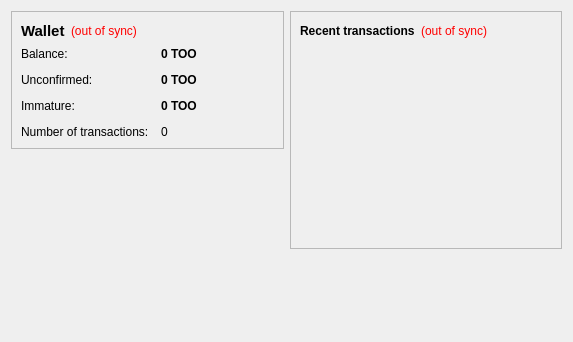
<?xml version="1.0" encoding="UTF-8"?>
<ui version="4.0">
 <class>OverviewPage</class>
 <widget class="QWidget" name="OverviewPage">
  <property name="geometry">
   <rect>
    <x>0</x>
    <y>0</y>
    <width>573</width>
    <height>342</height>
   </rect>
  </property>
  <property name="windowTitle">
   <string>Form</string>
  </property>
  <layout class="QHBoxLayout" name="horizontalLayout" stretch="1,1">
   <item>
    <layout class="QVBoxLayout" name="verticalLayout_2">
     <item>
      <widget class="QFrame" name="frame">
       <property name="frameShape">
        <enum>QFrame::StyledPanel</enum>
       </property>
       <property name="frameShadow">
        <enum>QFrame::Raised</enum>
       </property>
       <layout class="QVBoxLayout" name="verticalLayout_4">
        <item>
         <layout class="QHBoxLayout" name="horizontalLayout_4">
          <item>
           <widget class="QLabel" name="label_5">
            <property name="font">
             <font>
              <pointsize>11</pointsize>
              <weight>75</weight>
              <bold>true</bold>
             </font>
            </property>
            <property name="text">
             <string>Wallet</string>
            </property>
           </widget>
          </item>
          <item>
           <widget class="QLabel" name="labelWalletStatus">
            <property name="toolTip">
             <string>The displayed information may be out of date. Your wallet automatically synchronizes with the TooCoin network after a connection is established, but this process has not completed yet.</string>
            </property>
            <property name="styleSheet">
             <string notr="true">QLabel { color: red; }</string>
            </property>
            <property name="text">
             <string notr="true">(out of sync)</string>
            </property>
            <property name="alignment">
             <set>Qt::AlignLeading|Qt::AlignLeft|Qt::AlignVCenter</set>
            </property>
           </widget>
          </item>
          <item>
           <spacer name="horizontalSpacer_2">
            <property name="orientation">
             <enum>Qt::Horizontal</enum>
            </property>
            <property name="sizeHint" stdset="0">
             <size>
              <width>40</width>
              <height>20</height>
             </size>
            </property>
           </spacer>
          </item>
         </layout>
        </item>
        <item>
         <layout class="QFormLayout" name="formLayout_2">
          <property name="fieldGrowthPolicy">
           <enum>QFormLayout::AllNonFixedFieldsGrow</enum>
          </property>
          <property name="horizontalSpacing">
           <number>12</number>
          </property>
          <property name="verticalSpacing">
           <number>12</number>
          </property>
          <item row="0" column="0">
           <widget class="QLabel" name="label">
            <property name="text">
             <string>Balance:</string>
            </property>
           </widget>
          </item>
          <item row="0" column="1">
           <widget class="QLabel" name="labelBalance">
            <property name="font">
             <font>
              <weight>75</weight>
              <bold>true</bold>
             </font>
            </property>
            <property name="cursor">
             <cursorShape>IBeamCursor</cursorShape>
            </property>
            <property name="toolTip">
             <string>Your current balance</string>
            </property>
            <property name="text">
             <string notr="true">0 TOO</string>
            </property>
            <property name="textInteractionFlags">
             <set>Qt::LinksAccessibleByMouse|Qt::TextSelectableByKeyboard|Qt::TextSelectableByMouse</set>
            </property>
           </widget>
          </item>
          <item row="1" column="0">
           <widget class="QLabel" name="label_3">
            <property name="text">
             <string>Unconfirmed:</string>
            </property>
           </widget>
          </item>
          <item row="1" column="1">
           <widget class="QLabel" name="labelUnconfirmed">
            <property name="font">
             <font>
              <weight>75</weight>
              <bold>true</bold>
             </font>
            </property>
            <property name="cursor">
             <cursorShape>IBeamCursor</cursorShape>
            </property>
            <property name="toolTip">
             <string>Total of transactions that have yet to be confirmed, and do not yet count toward the current balance</string>
            </property>
            <property name="text">
             <string notr="true">0 TOO</string>
            </property>
            <property name="textInteractionFlags">
             <set>Qt::LinksAccessibleByMouse|Qt::TextSelectableByKeyboard|Qt::TextSelectableByMouse</set>
            </property>
           </widget>
          </item>
          <item row="3" column="0">
           <widget class="QLabel" name="label_2">
            <property name="text">
             <string>Number of transactions:</string>
            </property>
           </widget>
          </item>
          <item row="3" column="1">
           <widget class="QLabel" name="labelNumTransactions">
            <property name="toolTip">
             <string>Total number of transactions in wallet</string>
            </property>
            <property name="text">
             <string notr="true">0</string>
            </property>
           </widget>
          </item>
          <item row="2" column="0">
           <widget class="QLabel" name="labelImmatureText">
            <property name="text">
             <string>Immature:</string>
            </property>
           </widget>
          </item>
          <item row="2" column="1">
           <widget class="QLabel" name="labelImmature">
            <property name="font">
             <font>
              <weight>75</weight>
              <bold>true</bold>
             </font>
            </property>
            <property name="toolTip">
             <string>Mined balance that has not yet matured</string>
            </property>
            <property name="text">
             <string notr="true">0 TOO</string>
            </property>
            <property name="textInteractionFlags">
             <set>Qt::LinksAccessibleByMouse|Qt::TextSelectableByKeyboard|Qt::TextSelectableByMouse</set>
            </property>
           </widget>
          </item>
         </layout>
        </item>
       </layout>
      </widget>
     </item>
     <item>
      <spacer name="verticalSpacer">
       <property name="orientation">
        <enum>Qt::Vertical</enum>
       </property>
       <property name="sizeHint" stdset="0">
        <size>
         <width>20</width>
         <height>40</height>
        </size>
       </property>
      </spacer>
     </item>
    </layout>
   </item>
   <item>
    <layout class="QVBoxLayout" name="verticalLayout_3">
     <item>
      <widget class="QFrame" name="frame_2">
       <property name="frameShape">
        <enum>QFrame::StyledPanel</enum>
       </property>
       <property name="frameShadow">
        <enum>QFrame::Raised</enum>
       </property>
       <layout class="QVBoxLayout" name="verticalLayout">
        <item>
         <layout class="QHBoxLayout" name="horizontalLayout_2">
          <item>
           <widget class="QLabel" name="label_4">
            <property name="text">
             <string>&lt;b&gt;Recent transactions&lt;/b&gt;</string>
            </property>
           </widget>
          </item>
          <item>
           <widget class="QLabel" name="labelTransactionsStatus">
            <property name="toolTip">
             <string>The displayed information may be out of date. Your wallet automatically synchronizes with the TooCoin network after a connection is established, but this process has not completed yet.</string>
            </property>
            <property name="styleSheet">
             <string notr="true">QLabel { color: red; }</string>
            </property>
            <property name="text">
             <string notr="true">(out of sync)</string>
            </property>
            <property name="alignment">
             <set>Qt::AlignRight|Qt::AlignTrailing|Qt::AlignVCenter</set>
            </property>
           </widget>
          </item>
          <item>
           <spacer name="horizontalSpacer">
            <property name="orientation">
             <enum>Qt::Horizontal</enum>
            </property>
            <property name="sizeHint" stdset="0">
             <size>
              <width>40</width>
              <height>20</height>
             </size>
            </property>
           </spacer>
          </item>
         </layout>
        </item>
        <item>
         <widget class="QListView" name="listTransactions">
          <property name="styleSheet">
           <string notr="true">QListView { background: transparent; }</string>
          </property>
          <property name="frameShape">
           <enum>QFrame::NoFrame</enum>
          </property>
          <property name="verticalScrollBarPolicy">
           <enum>Qt::ScrollBarAlwaysOff</enum>
          </property>
          <property name="horizontalScrollBarPolicy">
           <enum>Qt::ScrollBarAlwaysOff</enum>
          </property>
          <property name="selectionMode">
           <enum>QAbstractItemView::NoSelection</enum>
          </property>
         </widget>
        </item>
       </layout>
      </widget>
     </item>
     <item>
      <spacer name="verticalSpacer_2">
       <property name="orientation">
        <enum>Qt::Vertical</enum>
       </property>
       <property name="sizeHint" stdset="0">
        <size>
         <width>20</width>
         <height>40</height>
        </size>
       </property>
      </spacer>
     </item>
    </layout>
   </item>
  </layout>
 </widget>
 <resources/>
 <connections/>
</ui>
